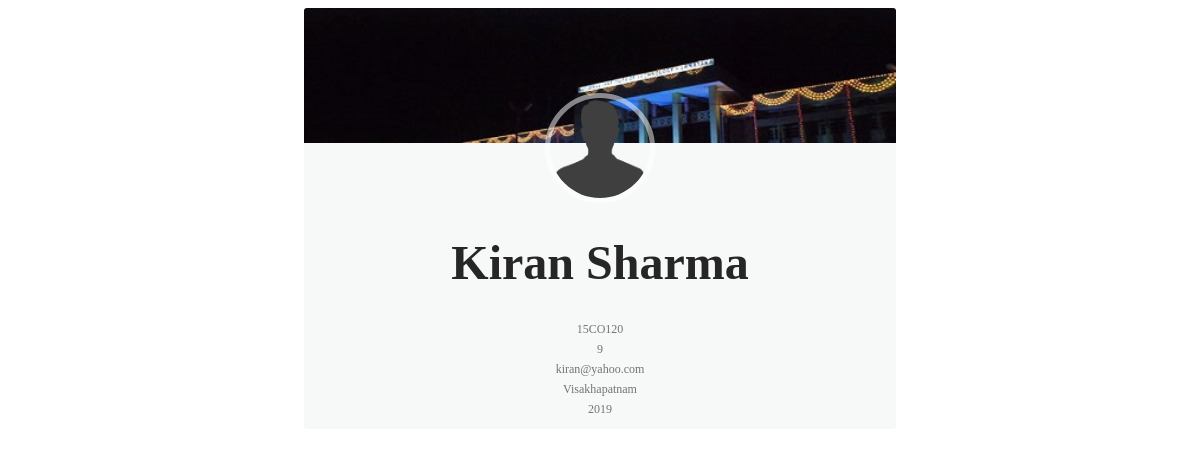
/alumni_tracker/search/display/15CO120/, run on the app's committed database.
### alumni_tracker/models.py (models this page shows, shortened)
class Alumnus(models.Model):
	alumni_name = models.CharField(max_length=100)
	roll_no = models.CharField(max_length=7,primary_key=True)
	present_city = models.ForeignKey(Location,on_delete=models.SET_NULL,null=True)
	email_id = models.CharField(max_length=20,null=True)
	dept_code = models.ForeignKey(Department,on_delete=models.SET_NULL,null=True)
	grad_year = models.IntegerField()
	cgpa = models.IntegerField()
	github = models.CharField(max_length=30)
	linkedin = models.CharField(max_length=30)

class Location(models.Model):
	city = models.CharField(max_length=30,primary_key=True)
	country = models.CharField(max_length=30)
	def __str__(self):
		return self.city

### alumni_tracker/views.py (the view)
# urls.py: url(r'^search/display/(?P<pk>[0-9]+[A-Z]+[0-9]+)/$', views.details, name='details'),
def details(request,pk):
	alumnus = Alumnus.objects.get(roll_no=pk)
	department = Department.objects.get(dept_code=alumnus.dept_code)
	job = Job.objects.filter(roll_no=pk)
	school=Studied.objects.filter(roll_no=pk)
	majors=Alumnus_majors.objects.filter(roll_no=pk)
	context = {'alumnus':alumnus,'department':department,'job':job,'school':school,'majors':majors}
	return render(request,'alumni_tracker/details.html',context)

### alumni_tracker/models.py (called while the page is built)
	def __str__(self):
		return self.dept_code

### alumni_tracker/templates/alumni_tracker/details.html (shortened to what this page needs)
{% load staticfiles %}
<head>
		<link rel="stylesheet" type="text/css" href="{% static 'alumni_tracker/details.css' %}">
		<link rel="stylesheet" type="text/css" href="{% static 'alumni_tracker/font-awesome.min.css' %}">
	</head>
<body>
<div class="container">
	<div class="row">
		<div class="col-lg-3 col-sm-6">
            <div class="card hovercard">
                <div class="cardheader">
                </div>
                <div class="avatar">
                    <img src="images/alumnus.png">
                </div>
                <div class="info">
                    <div class="title">
                        <h1 target="_blank" href="">{{alumnus.alumni_name}}</h1>
                    </div>
                    <div class="desc">{{alumnus.roll_no}}</div>
                    <div class="desc">{{alumnus.cgpa}}</div>
                    <div class="desc">{{alumnus.email_id}}</div>
                    <div class="desc">{{alumnus.present_city}}</div>
                    <div class="desc">{{alumnus.grad_year}}</div>
                </div>
            </div>
        </div>
	</div>
</div>
</body>

### alumni_tracker/static/alumni_tracker/details.css (style rules this page uses)
.card { padding-top: 20px; margin: 10px 0 20px 0; background-color: rgba(214, 224, 226, 0.2); border-top-width: 0; border-bottom-width: 2px; -webkit-border-radius: 3px; -moz-border-radius: 3px; border-radius: 3px; -webkit-box-shadow: none; -moz-box-shadow: none; box-shadow: none; -webkit-box-sizing: border-box; -moz-box-sizing: border-box; box-sizing: border-box; }
.card.hovercard { position: relative; padding-top: 0; overflow: hidden; text-align: center; background-color: rgba(214, 224, 226, 0.2); width : 50%; margin : 0px auto; }
.card.hovercard .cardheader { background: url("images/profileback.jpg"); background-size: cover; height: 135px; }
.card.hovercard .avatar { position: relative; top: -50px; margin-bottom: -50px; }
.card.hovercard .avatar img { width: 100px; height: 100px; max-width: 100px; max-height: 100px; -webkit-border-radius: 50%; -moz-border-radius: 50%; border-radius: 50%; border: 5px solid rgba(255,255,255,0.5); }
.card.hovercard .info { padding: 4px 8px 10px; }
.card.hovercard .info .title { margin-bottom: 4px; font-size: 24px; line-height: 1; color: #262626; vertical-align: middle; }
.card.hovercard .info .desc { overflow: hidden; font-size: 12px; line-height: 20px; color: #737373; text-overflow: ellipsis; }

### data on the page
Alumnus: alumni_name "Kiran Sharma", roll_no "15CO120", cgpa "9", email_id "kiran@yahoo.com", present_city "Visakhapatnam", grad_year "2019"
